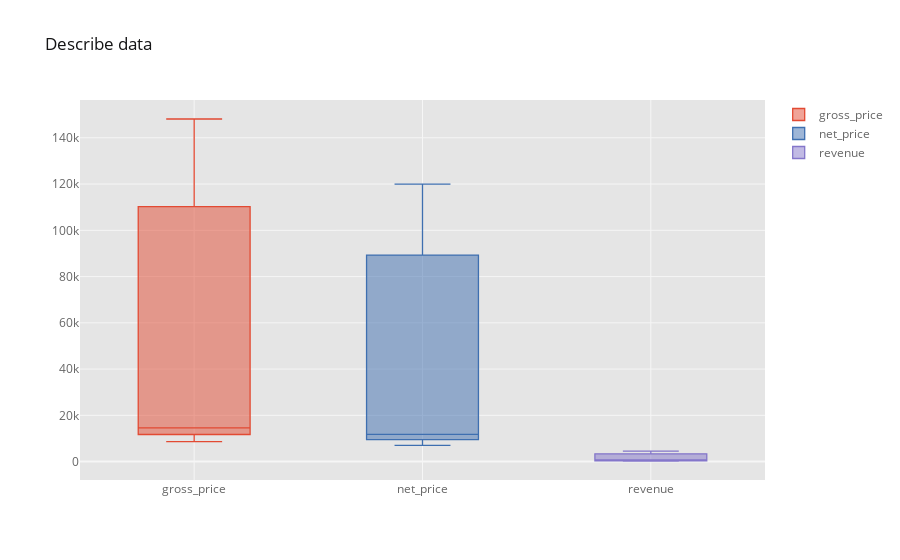

The notebook cell saved with this chart:
### Markdown cell above
## Analysis

### Code cell
print(df_sales[['gross_price','net_price','revenue']].describe())
df_sales[['gross_price','net_price','revenue']].iplot(kind='box', title=f'Describe data')

### Figure 1 — Plotly figure (JSON) as saved in the notebook; plotly's stock layout.template omitted (floating-point values rounded to 4 significant figures; data arrays with more than 128 entries replaced by an {"elided": "..."} marker saying what was removed)
{"data": [{"boxpoints": false, "line": {"width": 1.3}, "marker": {"color": "rgba(226, 74, 51, 1.0)"}, "name": "gross_price", "orientation": "v", "type": "box", "y": {"elided": "3909 int values"}}, {"boxpoints": false, "line": {"width": 1.3}, "marker": {"color": "rgba(62, 111, 176, 1.0)"}, "name": "net_price", "orientation": "v", "type": "box", "y": {"elided": "3909 int values"}}, {"boxpoints": false, "line": {"width": 1.3}, "marker": {"color": "rgba(132, 118, 202, 1.0)"}, "name": "revenue", "orientation": "v", "type": "box", "y": {"elided": "3909 float values"}}], "layout": {"legend": {"bgcolor": "#FFFFFF", "font": {"color": "#666666"}}, "paper_bgcolor": "#FFFFFF", "plot_bgcolor": "#E5E5E5", "title": {"font": {"color": "#151516"}, "text": "Describe data"}, "xaxis": {"gridcolor": "#F6F6F6", "showgrid": true, "tickfont": {"color": "#666666"}, "title": {"font": {"color": "#666666"}, "text": ""}, "zerolinecolor": "#F6F6F6"}, "yaxis": {"gridcolor": "#F6F6F6", "showgrid": true, "tickfont": {"color": "#666666"}, "title": {"font": {"color": "#666666"}, "text": ""}, "zerolinecolor": "#F6F6F6"}}}
